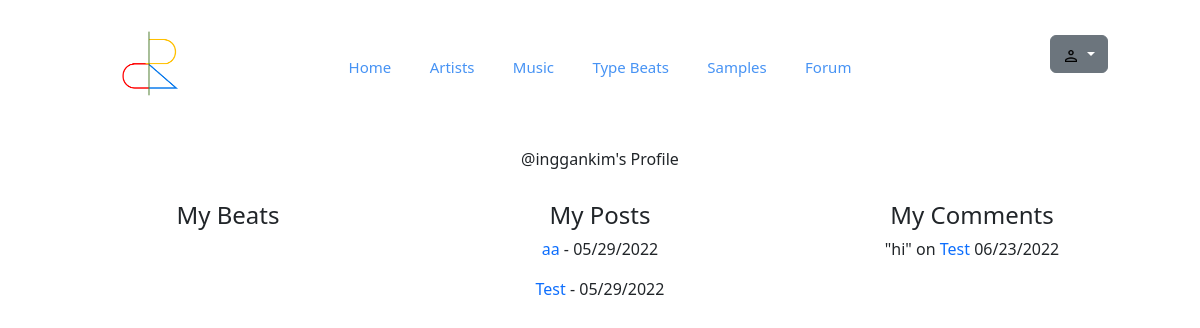
Before: /ercf/view_user/7/ with the older database file.
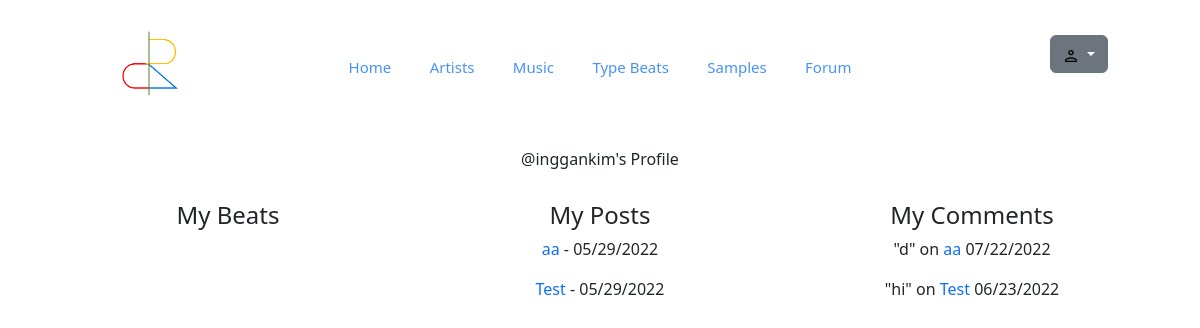
After: the same page with the newer database file.
### ercf/models.py (models this page shows, shortened)
class Post(models.Model):
    title = models.CharField(max_length=100)
    topic = models.ForeignKey(Topic, on_delete=models.SET_NULL, null=True)
    author = models.ForeignKey(User, on_delete=models.CASCADE)
    content = models.TextField(max_length=10000)
    date_posted = models.DateTimeField(auto_now_add=True)
    date_updated = models.DateTimeField(auto_now=True)
    author_identity = models.TextField()

class Review(models.Model):
    content = models.TextField(max_length=50)
    author = models.ForeignKey(User, on_delete=models.CASCADE)
    commenter = models.ForeignKey(User, on_delete=models.CASCADE, related_name="com")
    date_posted = models.DateTimeField(auto_now_add=True)
    approved = models.BooleanField(default=True)
    post_date = models.DateTimeField(auto_now_add=False, default="1111-11-11 11:11")
    post_title = models.TextField(default="")
    post_id = models.TextField(default="")

### ercf/views.py (the view)
# urls.py: path('view_user/<str:pk>/', views.viewUser, name='view_user'),
def viewUser(request,pk):
    user = User.objects.get(id=pk)
    posts = user.post_set.all().order_by("-id")
    reviews = user.review_set.all().order_by("-id")
    context = {'user': user, 'posts': posts, 'reviews': reviews, 'posts_count': posts.count(), 'comments_count': reviews.count()}
    return render(request, 'ercf/view_user.html', context)

### ercf/templates/ercf/view_user.html (shortened to what this page needs)
{% extends "ercf/layout.html" %}
{% load static %}
{% block body %}
<div class="container">
    @{{user.username}}'s Profile
    <div class="profile-content">
        <div>
            <h4>My Beats</h4>
        </div>
        <div>
            <h4>My Posts</h4>
            {% if posts_count == 0 %}
                <a href="{% url 'ercf:posts' %}">Write some posts?</a>
            {% else %}
                {% for post in posts %}
                <p><a href="{% url "ercf:post" post.id %}">{{ post.title }}</a> - {{ post.date_posted|date:'m/d/20y'}}</p>
                {% endfor %}
            {% endif %}
        </div>
        <div>
            <h4>My Comments</h4>
            {% if posts_count == 0 %}
                <a href="{% url 'ercf:posts' %}">Write some comments?</a>
            {% else %}
                {% for comment in reviews %}
                <p>"{{ comment.content }}" on <a href="{% url 'ercf:post' comment.post_id %}">{{ comment.post_title }}</a> {{ comment.date_posted|date:'m/d/20y'}}</p>
                {% endfor %}
            {% endif %}
        </div>
    </div>
</div>
{% endblock %}

Changed rows visible on the page:
added Review: content "d", post_title "aa", date_posted "07/22/2022"
